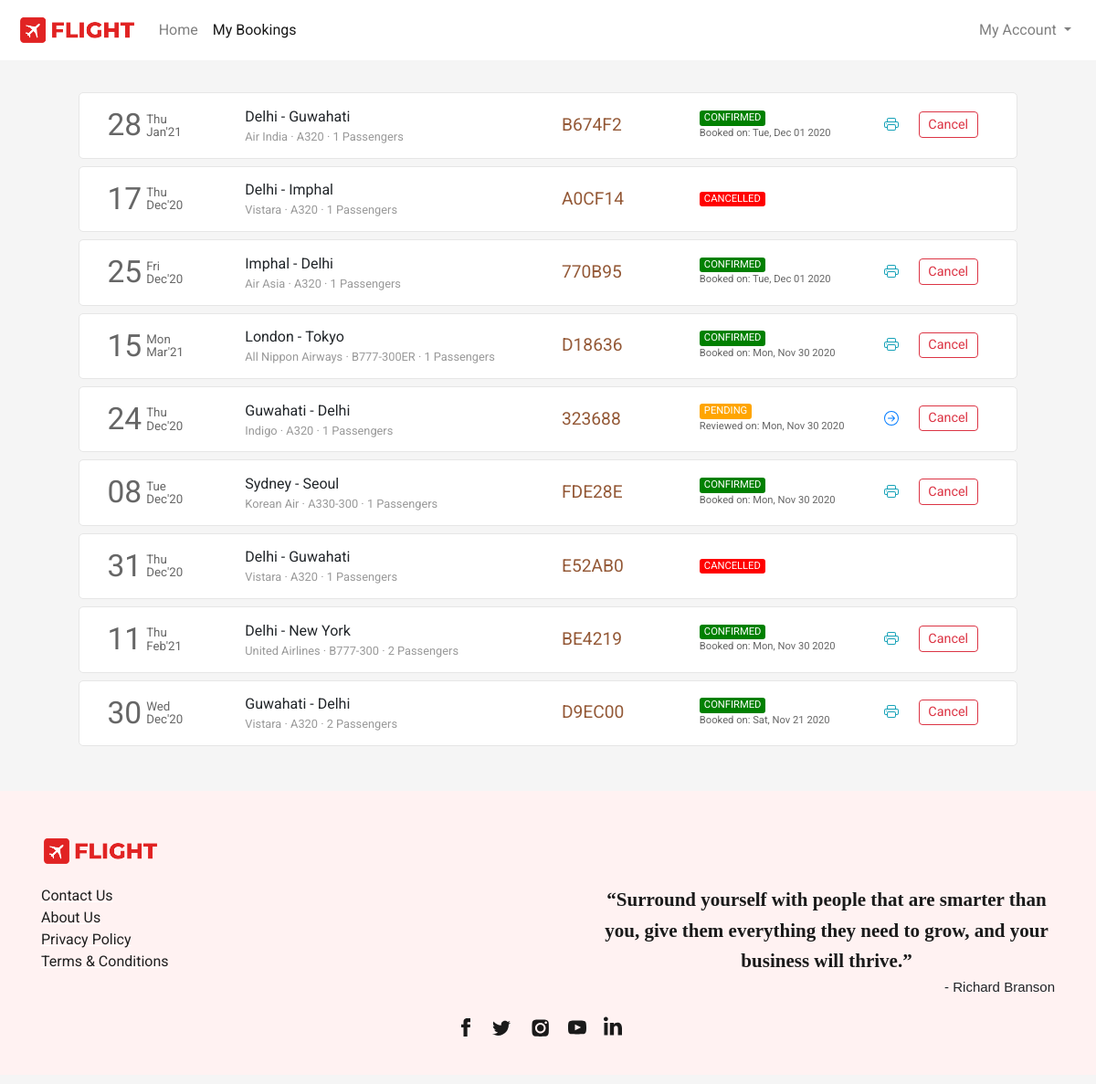
Page /flight/bookings (signed in) on the earlier database version.
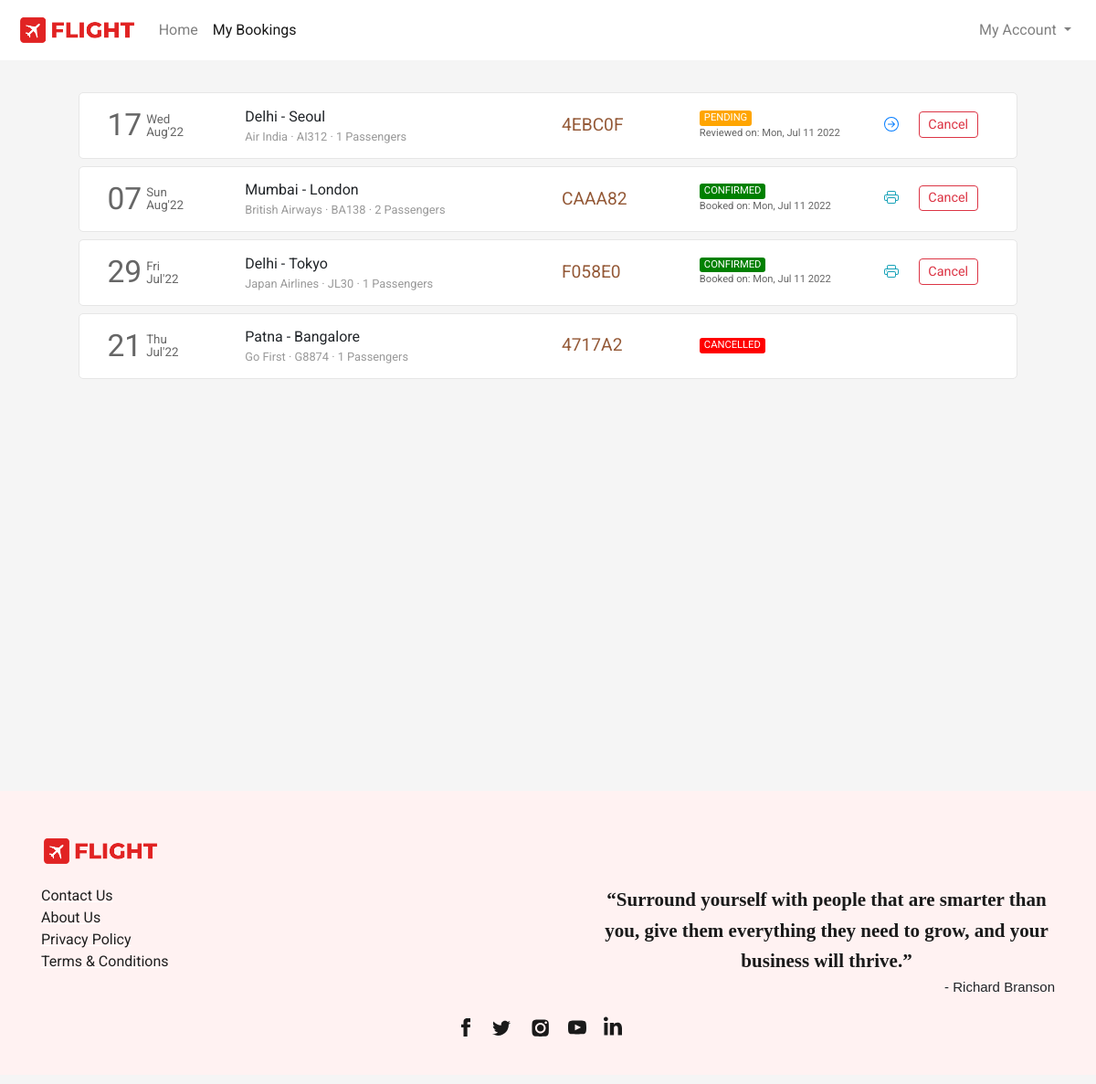
Same page on the later database version.
### flight/models.py (models this page shows, shortened)
class Ticket(models.Model):
    user = models.ForeignKey(User,on_delete=models.CASCADE,related_name="bookings", blank=True, null=True)
    ref_no = models.CharField(max_length=6, unique=True)
    passengers = models.ManyToManyField(Passenger, related_name="flight_tickets")
    flight = models.ForeignKey(Flight, on_delete=models.CASCADE, related_name="tickets", blank=True, null=True)
    flight_ddate = models.DateField(blank=True, null=True)
    flight_adate = models.DateField(blank=True, null=True)
    flight_fare = models.FloatField(blank=True,null=True)
    other_charges = models.FloatField(blank=True,null=True)
    coupon_used = models.CharField(max_length=15,blank=True)
    coupon_discount = models.FloatField(default=0.0)
    total_fare = models.FloatField(blank=True, null=True)
    seat_class = models.CharField(max_length=20, choices=SEAT_CLASS)
    booking_date = models.DateTimeField(default=datetime.now)
    mobile = models.CharField(max_length=20,blank=True)
    email = models.EmailField(max_length=45, blank=True)
    status = models.CharField(max_length=45, choices=TICKET_STATUS)

class Flight(models.Model):
    origin = models.ForeignKey(Place, on_delete=models.CASCADE, related_name="departures")
    destination = models.ForeignKey(Place, on_delete=models.CASCADE, related_name="arrivals")
    depart_time = models.TimeField(auto_now=False, auto_now_add=False)
    depart_day = models.ManyToManyField(Week, related_name="flights_of_the_day")
    duration = models.DurationField(null=True)
    arrival_time = models.TimeField(auto_now=False, auto_now_add=False)
    plane = models.CharField(max_length=24)
    airline = models.CharField(max_length=64)
    economy_fare = models.FloatField(null=True)
    business_fare = models.FloatField(null=True)
    first_fare = models.FloatField(null=True)

class Place(models.Model):
    city = models.CharField(max_length=64)
    airport = models.CharField(max_length=64)
    code = models.CharField(max_length=3)
    country = models.CharField(max_length=64)

### flight/views.py (the view)
# urls.py: path('flight/bookings', views.bookings, name="bookings"),
def bookings(request):
    if request.user.is_authenticated:
        tickets = Ticket.objects.filter(user=request.user).order_by('-booking_date')
        return render(request, 'flight/bookings.html', {
            'page': 'bookings',
            'tickets': tickets
        })
    else:
        return HttpResponseRedirect(reverse('login'))

### flight/templates/flight/bookings.html (shortened to what the changed rows need)
{% extends 'flight/layout.html' %}
{% load static %}
{% block head %}
    <link rel="stylesheet" href="{% static 'css/bookings_style.css' %}">
{% endblock head %}
{% block body %}
    <section class="section section1">
        <div class="container">
            {% if tickets %}
                {% for ticket in tickets %}
                    <div class="row each-booking-div" id="{{ticket.ref_no}}">
                        <div class="col-2" style="display: flex;">
                            <div style="display: flex; color: #666666; margin-top: auto;">
                                <div>
                                    <span style="font-size: 2.1em;">{{ticket.flight_ddate | date:"d"}}</span>
                                </div>
                                <div style="font-size: smaller; display: flex; margin: auto 0; padding-left: 5px; line-height: 1em;">
                                    <div style="margin: auto;">
                                        <div style="margin-bottom: 1px;">{{ticket.flight_ddate | date:"D"}}</div>
                                        <div style="margin-top: 1px;">{{ticket.flight_ddate | date:"M'y"}}</div>
                                    </div>
                                </div>
                            </div>
                        </div>
                        <div class="col-4 middle-div">
                            <div style="width:100%">
                                <div class="row places-div" style=" display: flex;">
                                    <div style="max-width: 45%;">{{ticket.flight.origin.city}}</div>
                                    <div>&nbsp;-&nbsp;</div>
                                    <div style="max-width: 45%;">{{ticket.flight.destination.city}}</div>
                                </div>
                                <div class="row places-div" style="font-size: .8em; color: #999999; ">
                                    <div style="max-width: 100%;">{{ticket.flight.airline}} &middot; {{ticket.flight.plane}} &middot; {{ticket.passengers.count}} Passengers</div>
                                </div>
                            </div>
                        </div>
                        <div class="col-2 middle-div">
                            <div style="font-size: 1.2em; color: #945937;">{{ticket.ref_no}}</div>
                        </div>
                        <div class="col-2 middle-div">
                            <div>
                                <div class="row status-div">
                                    {% if ticket.status == 'CONFIRMED' %}
                                        <div class="green">{{ticket.status}}</div>
                                    {% endif %}
                                    {% if ticket.status == 'PENDING' %}
                                        <div class="orange">{{ticket.status}}</div>
                                    {% endif %}
                                    {% if ticket.status == 'CANCELLED' %}
                                        <div class="red">{{ticket.status}}</div>
                                    {% endif %}
                                </div>
                                <div class="row booking-date-div" style="font-size: .7em; color: #666;">
                                    {% if ticket.status == 'CONFIRMED' %}
                                        Booked on: {{ticket.booking_date | date:"D, M d Y"}}
                                    {% endif %}
                                    {% if ticket.status == 'PENDING' %}
                                        Reviewed on: {{ticket.booking_date | date:"D, M d Y"}}
                                    {% endif %}
                                </div>
                            </div>
                        </div>
                        <div class="col-2 last-div">
                            <div>
                                <div class="ticket-action-div">
                                    {% if ticket.status == 'CONFIRMED' %}
                                        <form action="{% url 'getticket' %}" method="get" target="_blank">
                                            <button type="submit" class="btn btn-outline-info btnp pbtn">
                                            </button>
                                        </form>
                                        <button class="btn btn-outline-danger btnp cbtn"  data-ref="{{ticket.ref_no}}" onclick="popup(this)">Cancel</button>
                                    {% endif %}
                                    {% if ticket.status == 'PENDING' %}
                                        <form action="{% url 'resumebooking' %}" method="POST">
                                            <button type="submit" class="btn btn-outline-primary btnp rbtn">
                                            </button>
                                        </form>
                                        <button type="button" class="btn btn-outline-danger btnp cbtn" data-ref="{{ticket.ref_no}}" onclick="popup(this)">Cancel</button>
                                    {% endif %}
                                </div>
                            </div>
                        </div>
                    </div>
                {% endfor %}
            {% endif %}
        </div>
    </section>
{% endblock %}

Differences in the rows shown:
removed Ticket: flight_ddate "28", flight_ddate "Thu", flight_ddate "Jan'21", flight.origin.city "Delhi", flight.destination.city "Guwahati", flight.airline "Air India", flight.plane "A320", passengers.count "1", ref_no "B674F2", status "CONFIRMED", booking_date "Tue, Dec 01 2020"
removed Ticket: flight_ddate "17", flight_ddate "Thu", flight_ddate "Dec'20", flight.origin.city "Delhi", flight.destination.city "Imphal", flight.airline "Vistara", flight.plane "A320", passengers.count "1", ref_no "A0CF14", status "CANCELLED"
removed Ticket: flight_ddate "25", flight_ddate "Fri", flight_ddate "Dec'20", flight.origin.city "Imphal", flight.destination.city "Delhi", flight.airline "Air Asia", flight.plane "A320", passengers.count "1", ref_no "770B95", status "CONFIRMED", booking_date "Tue, Dec 01 2020"
removed Ticket: flight_ddate "15", flight_ddate "Mon", flight_ddate "Mar'21", flight.origin.city "London", flight.destination.city "Tokyo", flight.airline "All Nippon Airways", flight.plane "B777-300ER", passengers.count "1", ref_no "D18636", status "CONFIRMED", booking_date "Mon, Nov 30 2020"
removed Ticket: flight_ddate "24", flight_ddate "Thu", flight_ddate "Dec'20", flight.origin.city "Guwahati", flight.destination.city "Delhi", flight.airline "Indigo", flight.plane "A320", passengers.count "1", ref_no "323688", status "PENDING", booking_date "Mon, Nov 30 2020"
removed Ticket: flight_ddate "08", flight_ddate "Tue", flight_ddate "Dec'20", flight.origin.city "Sydney", flight.destination.city "Seoul", flight.airline "Korean Air", flight.plane "A330-300", passengers.count "1", ref_no "FDE28E", status "CONFIRMED", booking_date "Mon, Nov 30 2020"
removed Ticket: flight_ddate "31", flight_ddate "Thu", flight_ddate "Dec'20", flight.origin.city "Delhi", flight.destination.city "Guwahati", flight.airline "Vistara", flight.plane "A320", passengers.count "1", ref_no "E52AB0", status "CANCELLED"
removed Ticket: flight_ddate "11", flight_ddate "Thu", flight_ddate "Feb'21", flight.origin.city "Delhi", flight.destination.city "New York", flight.airline "United Airlines", flight.plane "B777-300", passengers.count "2", ref_no "BE4219", status "CONFIRMED", booking_date "Mon, Nov 30 2020"
removed Ticket: flight_ddate "30", flight_ddate "Wed", flight_ddate "Dec'20", flight.origin.city "Guwahati", flight.destination.city "Delhi", flight.airline "Vistara", flight.plane "A320", passengers.count "2", ref_no "D9EC00", status "CONFIRMED", booking_date "Sat, Nov 21 2020"
added Ticket: flight_ddate "17", flight_ddate "Wed", flight_ddate "Aug'22", flight.origin.city "Delhi", flight.destination.city "Seoul", flight.airline "Air India", flight.plane "AI312", passengers.count "1", ref_no "4EBC0F", status "PENDING", booking_date "Mon, Jul 11 2022"
added Ticket: flight_ddate "07", flight_ddate "Sun", flight_ddate "Aug'22", flight.origin.city "Mumbai", flight.destination.city "London", flight.airline "British Airways", flight.plane "BA138", passengers.count "2", ref_no "CAAA82", status "CONFIRMED", booking_date "Mon, Jul 11 2022"
added Ticket: flight_ddate "29", flight_ddate "Fri", flight_ddate "Jul'22", flight.origin.city "Delhi", flight.destination.city "Tokyo", flight.airline "Japan Airlines", flight.plane "JL30", passengers.count "1", ref_no "F058E0", status "CONFIRMED", booking_date "Mon, Jul 11 2022"
added Ticket: flight_ddate "21", flight_ddate "Thu", flight_ddate "Jul'22", flight.origin.city "Patna", flight.destination.city "Bangalore", flight.airline "Go First", flight.plane "G8874", passengers.count "1", ref_no "4717A2", status "CANCELLED"
